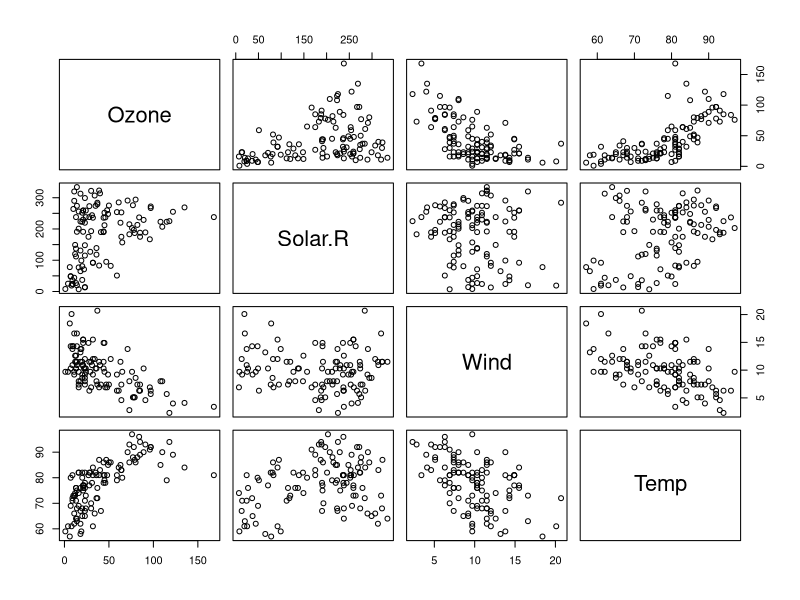
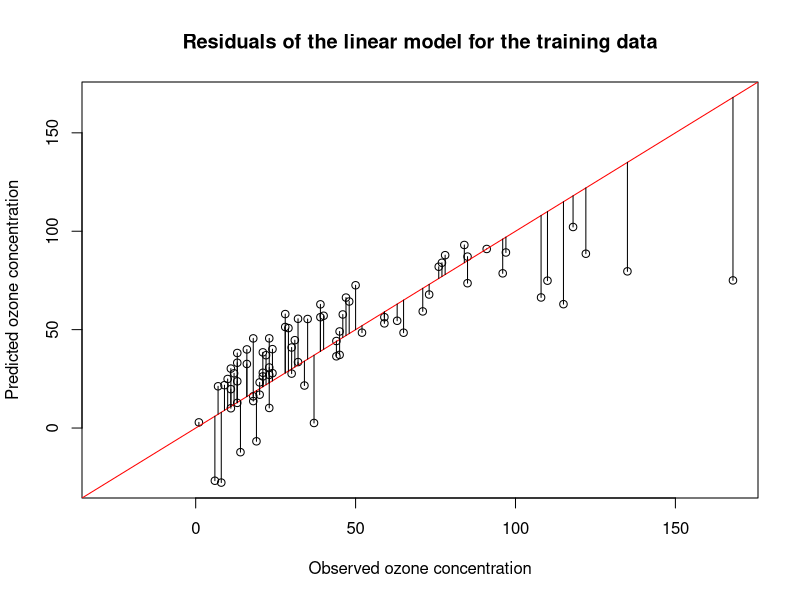
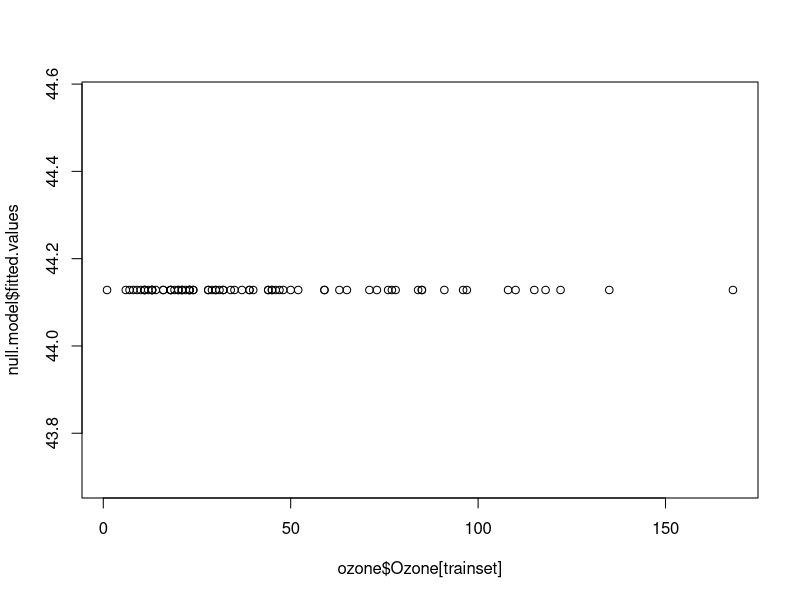

Write R code to recreate these figures, in order.
## ---- chunk 1
data(airquality)
ozone <- subset(na.omit(airquality), 
        select = c("Ozone", "Solar.R", "Wind", "Temp"))
## ---- chunk 2
# scatterplot matrix 
plot(ozone)
# pairwise variable correlations
cors <- cor(ozone)
print(cors)
# which variables are highly correlated, exclude self-correlation
cor.idx <- which(abs(cors) >= 0.5 & cors != 1, arr.ind = TRUE)
cor.names <- paste0(colnames(ozone)[cor.idx[,1]], "+", 
            colnames(ozone)[cor.idx[,2]], ": ", round(cors[cor.idx], 2))
print(cor.names)
## ---- chunk 3
set.seed(123)
N.train <- ceiling(0.7 * nrow(ozone))
N.test <- nrow(ozone) - N.train
trainset <- sample(seq_len(nrow(ozone)), N.train)
testset <- setdiff(seq_len(nrow(ozone)), trainset)
## ---- chunk 4
model <- lm(Ozone ~ Solar.R + Temp + Wind, ozone, trainset)
## ---- chunk 5
model.summary <- summary(model)
print(model.summary)
## ---- chunk 6
res <- residuals(model)
# ensure that x- and y-axis have the same range
pred <- model$fitted.values
obs <- ozone[trainset, "Ozone"]
# determine maximal range
val.range <- range(pred, obs)
plot(obs, pred, 
    xlim = val.range, ylim = val.range,  
    xlab = "Observed ozone concentration", 
    ylab = "Predicted ozone concentration",
    main = "Residuals of the linear model for the training data")
# show ideal prediction as a diagonal
abline(0,1, col = "red")
# add residuals to the plot
segments(obs, pred, obs, pred + res)
## ---- chunk 7
coefficients(model)
## ---- chunk 8
model.summary$coefficients
## ---- chunk 9
# compute variance-covariance matrix of model estimates
var.matrix <- vcov(model)
print(var.matrix)
# use variances from variance-covariance matrix
std.err <- sqrt(diag(vcov(model)))
print(std.err)
## ---- chunk 10
scaled.var.matrix <- model.summary$cov.unscaled * model.summary$sigma^2
print(scaled.var.matrix)
## ---- chunk 11
# include intercept as a feature via 'model.matrix'
X <- model.matrix(model) # design matrix
# solve X^T %*% X = I to find the inverse of X^T * X
unscaled.var.matrix <- solve(crossprod(X), diag(4))
print(paste("Is this the same?", isTRUE(all.equal(unscaled.var.matrix, model.summary$cov.unscaled, check.attributes = FALSE))))
## ---- chunk 12
# divide model coefficients by standard errors
t.vals <- coef(model) / std.err
print(t.vals)
## ---- chunk 13
model.df <- df.residual(model)
## ---- chunk 14
rss <- sum(res^2)
mean.rss <- rss / model.df
res.std.error <- sqrt(mean.rss)
print(res.std.error)
## ---- chunk 15
r.squared <- cor(pred, obs)^2
print(r.squared)
## ---- chunk 16
n <- length(trainset) # number of samples
p <- length(coefficients(model)) - 1 # number of features w/o intercept
r.squared.adj <- 1 - (1 - r.squared) * ((n - 1) / (n - p - 1))
print(r.squared.adj)
## ---- chunk 17
# create intercept-only model
null.model <- lm(formula = Ozone ~ 1, ozone, trainset)
print(null.model)
# plot the incercept-only prediction function
plot(ozone$Ozone[trainset], null.model$fitted.values)
## ---- chunk 18
rss <- function(model) {
    return(sum(model$residuals^2))
}
f.statistic <- function(model1, model2) {
    n <- length(model1$fitted.values)
    n2 <- length(model2$fitted.values)
    if (n != n2) {
        stop("Both models should have the same number of training samples!")
    }
    p1 <- length(coefficients(model1))
    p2 <- length(coefficients(model2))
    enum <- (rss(model1) - rss(model2)) / (p2 - p1)
    denom <- rss(model2) / (n - p2)
    out <- enum/denom
    return(out)
}
# compare the intercept-only model and the model with 3 features
f.statistic(null.model, model)
## ---- chunk 19
ci <- confint(model)
apply(ci, 1, function(x) paste0("95% CI: [", 
        round(x[1], 2), ",", round(x[2], 2), "]"))
## ---- chunk 20
# compute confidence intervals (CI) for predictions:
preds.ci <- predict(model, newdata = ozone[trainset,], interval = "confidence")
# compute prediction intervals (PI) for predictions:
preds.pred <- predict(model, newdata = ozone[trainset,], interval = "prediction")
# note that the values differ:
cbind(rbind(preds.ci[1,], preds.pred[2,]), "Method" = c("CI", "PI"))
